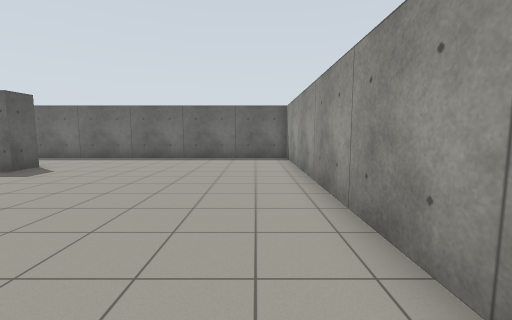
View 1 (above)

21 first-person views from a walk through a world built for the Gazebo simulator. The camera is 1.2 m above the floor, tilts 6° down and sees 90° across. The floor is counted in squares, 1 m on a side. Each view is taken from the middle of a square. On the plan, view 1 faces up. The plan holds only what a view shows up to about 12 squares ahead; the rest is blank.

View 2
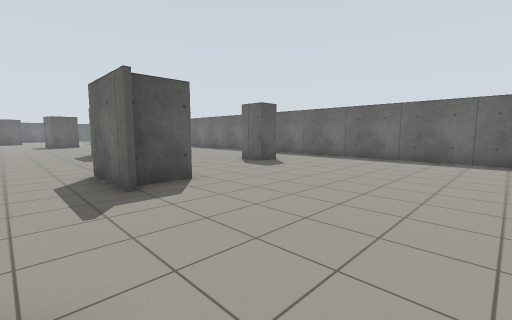

View 3
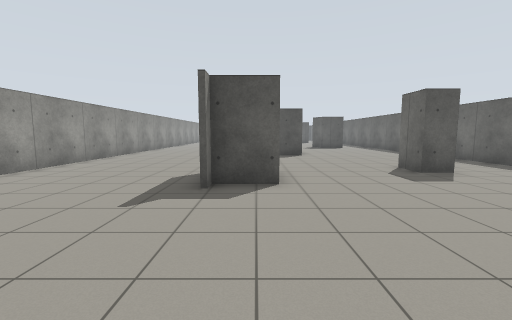

View 4
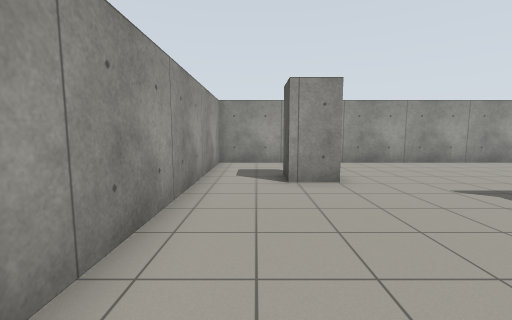

View 5
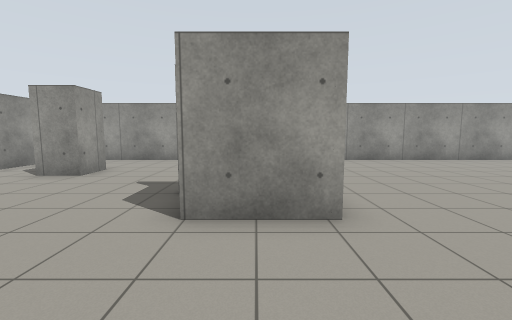

View 6
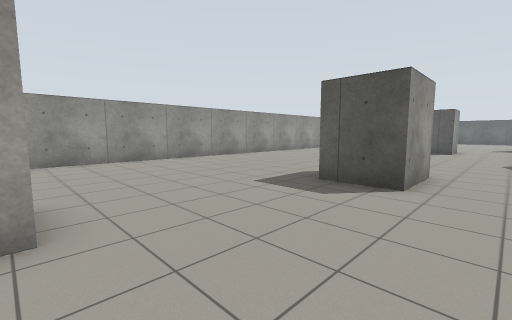

View 7
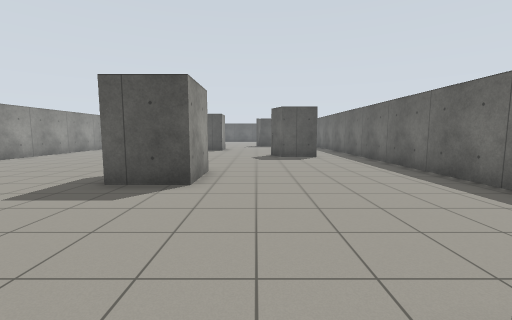

View 8
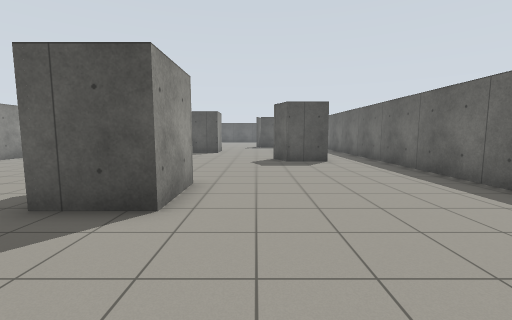

View 9
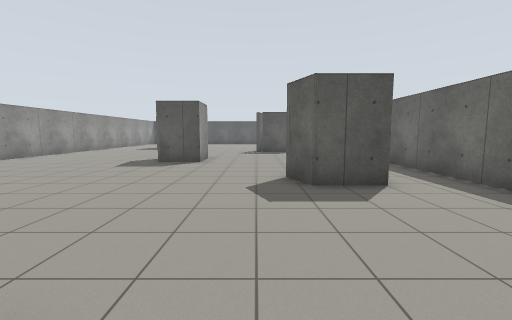

View 10
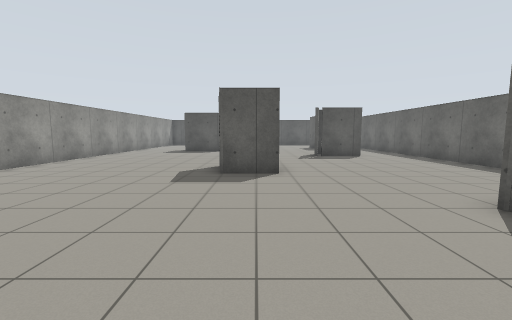

View 11
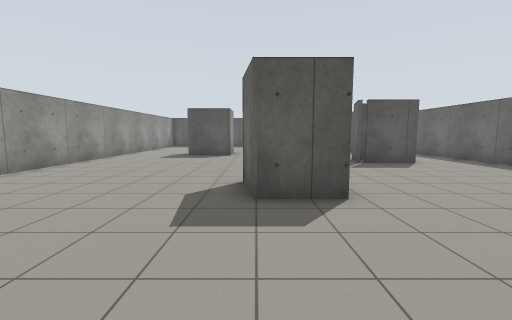

View 12
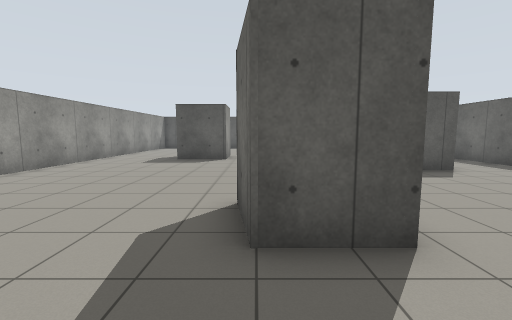

View 13
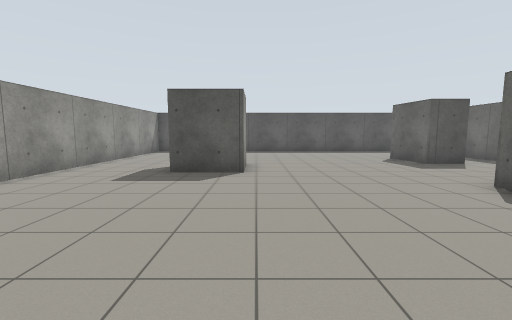

View 14
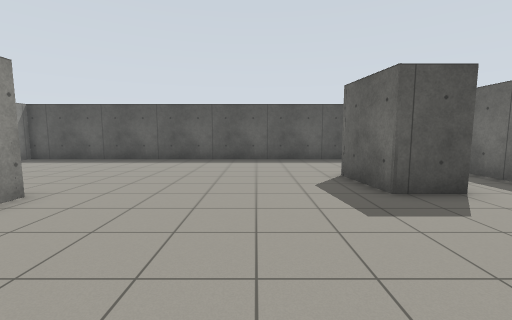

View 15
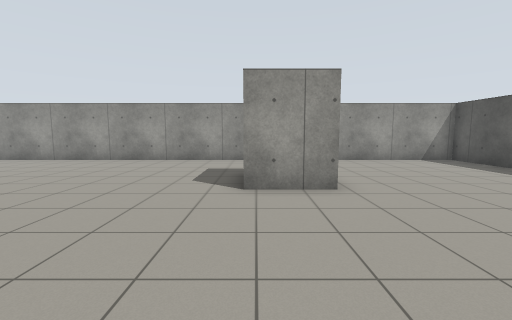

View 16
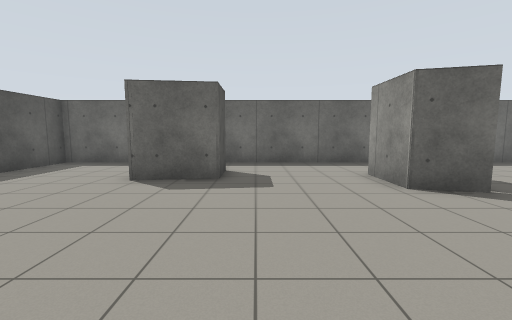

View 17
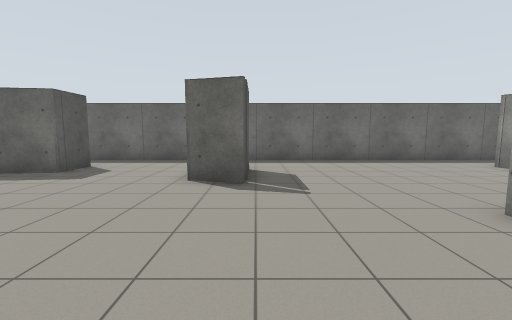

View 18
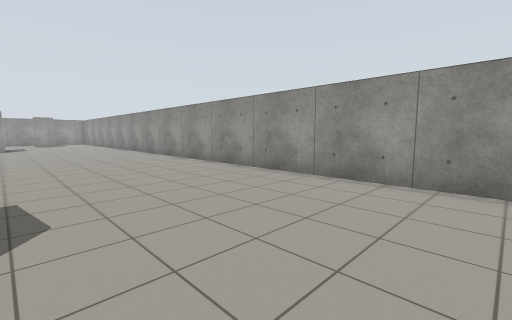

View 19
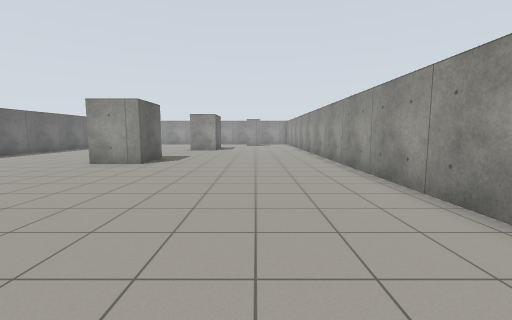

View 20
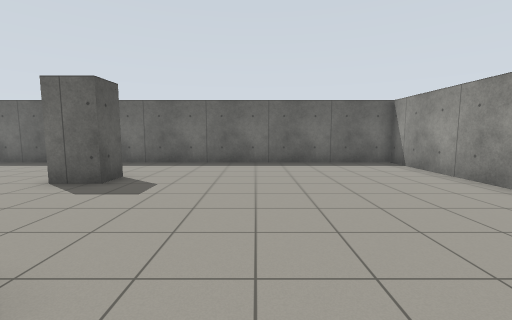

View 21
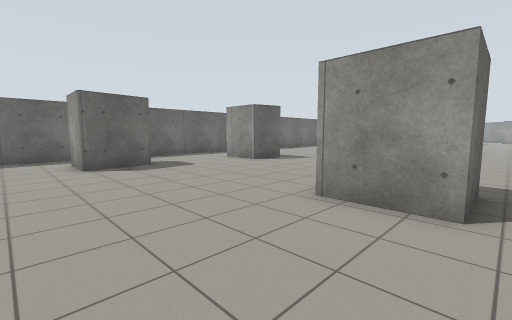

### Floor plan
Points are (right, up) in squares from view 1. A wall is a line through its corners. A room is listed if a view was taken in it or the views show most of it. See-through windows are left out.
Room 1 (views 1, 2, 3, 4, 5, 6, 7, 8, 9, 10, 11, 12, 13, 14, 15, 16, 17, 18, 19, 20, 21)
walls: (-16.1, 3.5) (-16.1, 5.5) (-13.8, 5.5) (-13.8, 3.5) (-16.1, 3.5); (-22.4, 9.6) (-22.5, 10); (-20.8, 10.1) (-20.8, 8.3) (-22, 7.8); (-27.1, 4.7) (-25.6, 4.7) (-25.6, 3) (-27.4, 2.7); (-31.3, 7) (-32.7, 7.4) (-32.7, 9.5); (-31.2, 9.5) (-31.2, 7.4); (-8.3, 3.5) (-5.9, 3.5) (-5.9, 2); (-34.7, 1.6) (-34.7, -0.6) (-36.7, -0.6) (-36.7, 1.6) (-34.7, 1.6); (-7.7, 9.1) (-7.7, 8) (-9, 8); (-5.4, 1.8) (-8.2, 1.8); (-37, 10.3) (-37, 8.7) (-39.2, 8.4) (-39.2, 10.2); (-2.1, -1.5) (-2.1, -0.1) (-0.8, -0.1) (-0.8, -1.4); (1.5, -4.4) (1.5, 12.4) (-43.7, 12.4) (-43.7, -4.4) (1.5, -4.4)

Positions as (right, up) in squares from view 1, and headings:
1: (0, 0), facing up
2: (0, 0), facing up-left
3: (0, 3), facing left
4: (0, 6), facing down
5: (-7, 7), facing down
6: (-8, 7), facing down-left
7: (-8, 7), facing left
8: (-10, 7), facing left
9: (-15, 7), facing left
10: (-18, 4), facing left
11: (-21, 3), facing left
12: (-23, 3), facing left
13: (-27, 2), facing left
14: (-32, 6), facing left
15: (-35, 7), facing down
16: (-36, 2), facing up
17: (-31, 1), facing up
18: (-30, 2), facing down-right
19: (-26, -1), facing right
20: (-4, 2), facing up
21: (-41, -1), facing up-right
